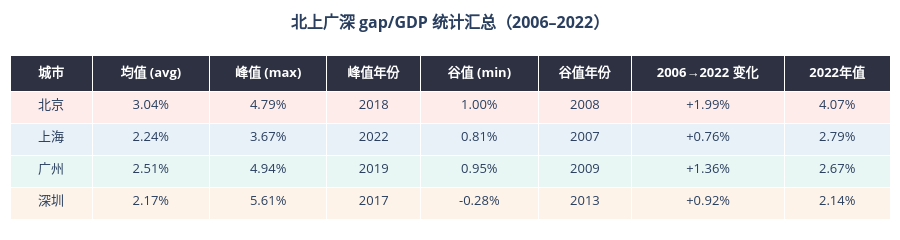

The notebook cell saved with this chart:
### Markdown cell above
## 3. 表1：北上广深 gap_to_gdp 统计汇总（2006–2022）

### Code cell
rows_tbl = []
for city in CITIES:
    cd = df[df["city"] == city].sort_values("year")
    g  = cd["gap_to_gdp"]
    peak_yr   = int(cd.loc[g.idxmax(), "year"])
    trough_yr = int(cd.loc[g.idxmin(), "year"])
    rows_tbl.append({
        "城市":           city,
        "均值 (avg)":     f"{g.mean():.2%}",
        "峰值 (max)":     f"{g.max():.2%}",
        "峰值年份":        peak_yr,
        "谷值 (min)":     f"{g.min():.2%}",
        "谷值年份":        trough_yr,
        "2006→2022 变化": f"{(g.iloc[-1] - g.iloc[0]):+.2%}",
        "2022年值":        f"{g.iloc[-1]:.2%}",
    })

summary_df = pd.DataFrame(rows_tbl)

# ── Plotly 表格可视化 ──
city_bg = {"北京":"#fdecea","上海":"#e8f1f8","广州":"#e8f6f4","深圳":"#fdf3e8"}
cols = list(summary_df.columns)
cell_vals = [summary_df[c].tolist() for c in cols]
row_colors = [[city_bg[city] for city in summary_df["城市"]] for _ in cols]

fig_tbl = go.Figure(go.Table(
    columnwidth=[70, 100, 100, 80, 100, 80, 130, 90],
    header=dict(
        values=[f"<b>{c}</b>" for c in cols],
        fill_color="#2d3142", font=dict(color="white", size=13),
        align="center", height=36,
    ),
    cells=dict(
        values=cell_vals, fill_color=row_colors,
        font=dict(size=13), align="center", height=32,
    ),
))
fig_tbl.update_layout(
    title=dict(text="<b>北上广深 gap/GDP 统计汇总（2006–2022）</b>",
               x=0.5, xanchor="center", font=dict(size=16)),
    margin=dict(l=10, r=10, t=55, b=10),
    height=220, paper_bgcolor="white",
)
fig_tbl.show()

# ── Pandas 表格输出 ──
print("\n汇总表（文字版）：")
print(summary_df.to_string(index=False))

### Figure 1 — Plotly figure (JSON) as saved in the notebook; plotly's stock layout.template omitted (floating-point values rounded to 4 significant figures)
{"data": [{"cells": {"align": "center", "fill": {"color": [["#fdecea", "#e8f1f8", "#e8f6f4", "#fdf3e8"], ["#fdecea", "#e8f1f8", "#e8f6f4", "#fdf3e8"], ["#fdecea", "#e8f1f8", "#e8f6f4", "#fdf3e8"], ["#fdecea", "#e8f1f8", "#e8f6f4", "#fdf3e8"], ["#fdecea", "#e8f1f8", "#e8f6f4", "#fdf3e8"], ["#fdecea", "#e8f1f8", "#e8f6f4", "#fdf3e8"], ["#fdecea", "#e8f1f8", "#e8f6f4", "#fdf3e8"], ["#fdecea", "#e8f1f8", "#e8f6f4", "#fdf3e8"]]}, "font": {"size": 13}, "height": 32, "values": [["北京", "上海", "广州", "深圳"], ["3.04%", "2.24%", "2.51%", "2.17%"], ["4.79%", "3.67%", "4.94%", "5.61%"], [2018, 2022, 2019, 2017], ["1.00%", "0.81%", "0.95%", "-0.28%"], [2008, 2007, 2009, 2013], ["+1.99%", "+0.76%", "+1.36%", "+0.92%"], ["4.07%", "2.79%", "2.67%", "2.14%"]]}, "columnwidth": [70, 100, 100, 80, 100, 80, 130, 90], "header": {"align": "center", "fill": {"color": "#2d3142"}, "font": {"color": "white", "size": 13}, "height": 36, "values": ["<b>城市</b>", "<b>均值 (avg)</b>", "<b>峰值 (max)</b>", "<b>峰值年份</b>", "<b>谷值 (min)</b>", "<b>谷值年份</b>", "<b>2006→2022 变化</b>", "<b>2022年值</b>"]}, "type": "table"}], "layout": {"title": {"font": {"size": 16}, "text": "<b>北上广深 gap/GDP 统计汇总（2006–2022）</b>", "x": 0.5, "xanchor": "center"}, "margin": {"l": 10, "r": 10, "t": 55, "b": 10}, "height": 220, "paper_bgcolor": "white"}}
